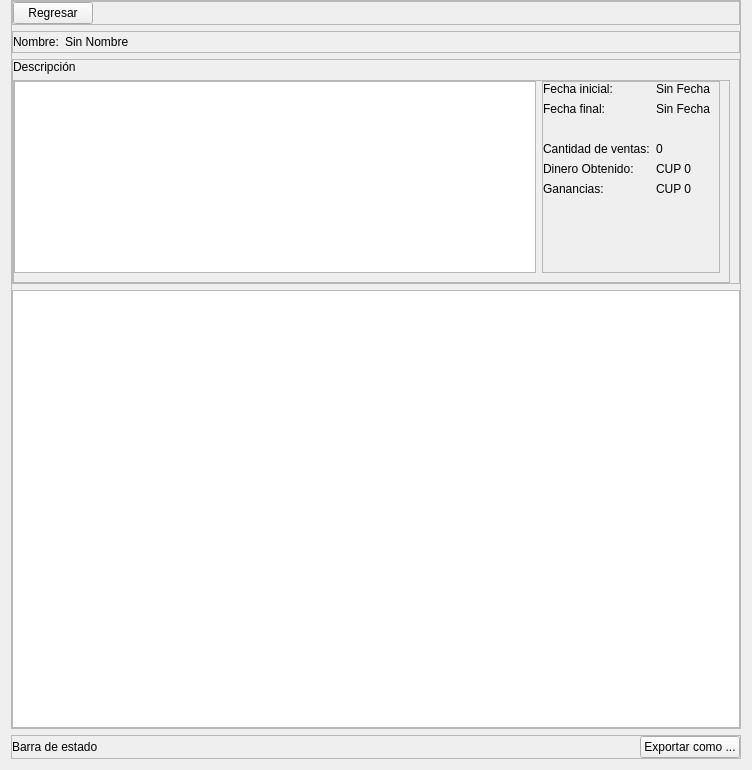
<?xml version="1.0" encoding="UTF-8"?>
<ui version="4.0">
 <class>Frame</class>
 <widget class="QFrame" name="Frame">
  <property name="geometry">
   <rect>
    <x>0</x>
    <y>0</y>
    <width>752</width>
    <height>770</height>
   </rect>
  </property>
  <property name="windowTitle">
   <string>Frame</string>
  </property>
  <layout class="QVBoxLayout" name="verticalLayout">
   <property name="topMargin">
    <number>0</number>
   </property>
   <item>
    <widget class="QFrame" name="main_content_frame">
     <property name="frameShape">
      <enum>QFrame::StyledPanel</enum>
     </property>
     <property name="frameShadow">
      <enum>QFrame::Raised</enum>
     </property>
     <layout class="QVBoxLayout" name="verticalLayout_2">
      <property name="leftMargin">
       <number>0</number>
      </property>
      <property name="topMargin">
       <number>0</number>
      </property>
      <property name="rightMargin">
       <number>0</number>
      </property>
      <property name="bottomMargin">
       <number>0</number>
      </property>
      <item>
       <widget class="QFrame" name="frame_4">
        <property name="frameShape">
         <enum>QFrame::StyledPanel</enum>
        </property>
        <property name="frameShadow">
         <enum>QFrame::Raised</enum>
        </property>
        <layout class="QHBoxLayout" name="horizontalLayout_4">
         <property name="leftMargin">
          <number>0</number>
         </property>
         <property name="topMargin">
          <number>0</number>
         </property>
         <property name="rightMargin">
          <number>0</number>
         </property>
         <property name="bottomMargin">
          <number>0</number>
         </property>
         <item>
          <widget class="QPushButton" name="back_button">
           <property name="sizePolicy">
            <sizepolicy hsizetype="Maximum" vsizetype="Fixed">
             <horstretch>0</horstretch>
             <verstretch>0</verstretch>
            </sizepolicy>
           </property>
           <property name="cursor">
            <cursorShape>PointingHandCursor</cursorShape>
           </property>
           <property name="text">
            <string>Regresar</string>
           </property>
          </widget>
         </item>
         <item>
          <spacer name="horizontalSpacer_4">
           <property name="orientation">
            <enum>Qt::Horizontal</enum>
           </property>
           <property name="sizeHint" stdset="0">
            <size>
             <width>40</width>
             <height>20</height>
            </size>
           </property>
          </spacer>
         </item>
        </layout>
       </widget>
      </item>
      <item>
       <widget class="QFrame" name="frame_2">
        <property name="sizePolicy">
         <sizepolicy hsizetype="Preferred" vsizetype="Maximum">
          <horstretch>0</horstretch>
          <verstretch>5</verstretch>
         </sizepolicy>
        </property>
        <property name="frameShape">
         <enum>QFrame::StyledPanel</enum>
        </property>
        <property name="frameShadow">
         <enum>QFrame::Raised</enum>
        </property>
        <layout class="QHBoxLayout" name="horizontalLayout_2">
         <property name="leftMargin">
          <number>0</number>
         </property>
         <property name="topMargin">
          <number>0</number>
         </property>
         <property name="rightMargin">
          <number>0</number>
         </property>
         <property name="bottomMargin">
          <number>0</number>
         </property>
         <item>
          <widget class="QLabel" name="label">
           <property name="sizePolicy">
            <sizepolicy hsizetype="Preferred" vsizetype="Maximum">
             <horstretch>0</horstretch>
             <verstretch>0</verstretch>
            </sizepolicy>
           </property>
           <property name="text">
            <string>Nombre:</string>
           </property>
          </widget>
         </item>
         <item>
          <widget class="QLabel" name="report_name_label">
           <property name="sizePolicy">
            <sizepolicy hsizetype="Preferred" vsizetype="Maximum">
             <horstretch>0</horstretch>
             <verstretch>0</verstretch>
            </sizepolicy>
           </property>
           <property name="text">
            <string>Sin Nombre</string>
           </property>
          </widget>
         </item>
         <item>
          <spacer name="horizontalSpacer">
           <property name="orientation">
            <enum>Qt::Horizontal</enum>
           </property>
           <property name="sizeHint" stdset="0">
            <size>
             <width>40</width>
             <height>20</height>
            </size>
           </property>
          </spacer>
         </item>
        </layout>
       </widget>
      </item>
      <item>
       <widget class="QFrame" name="frame_7">
        <property name="frameShape">
         <enum>QFrame::StyledPanel</enum>
        </property>
        <property name="frameShadow">
         <enum>QFrame::Raised</enum>
        </property>
        <layout class="QVBoxLayout" name="verticalLayout_4">
         <property name="leftMargin">
          <number>0</number>
         </property>
         <property name="topMargin">
          <number>0</number>
         </property>
         <property name="bottomMargin">
          <number>0</number>
         </property>
         <item>
          <widget class="QLabel" name="label_10">
           <property name="text">
            <string>Descripción</string>
           </property>
          </widget>
         </item>
         <item>
          <widget class="QFrame" name="frame_6">
           <property name="frameShape">
            <enum>QFrame::StyledPanel</enum>
           </property>
           <property name="frameShadow">
            <enum>QFrame::Raised</enum>
           </property>
           <layout class="QHBoxLayout" name="horizontalLayout_7">
            <property name="leftMargin">
             <number>0</number>
            </property>
            <property name="topMargin">
             <number>0</number>
            </property>
            <item>
             <widget class="QPlainTextEdit" name="description_plain_text_edit">
              <property name="sizePolicy">
               <sizepolicy hsizetype="Expanding" vsizetype="Maximum">
                <horstretch>0</horstretch>
                <verstretch>0</verstretch>
               </sizepolicy>
              </property>
              <property name="readOnly">
               <bool>true</bool>
              </property>
             </widget>
            </item>
            <item>
             <widget class="QFrame" name="frame_3">
              <property name="frameShape">
               <enum>QFrame::StyledPanel</enum>
              </property>
              <property name="frameShadow">
               <enum>QFrame::Raised</enum>
              </property>
              <layout class="QGridLayout" name="gridLayout">
               <property name="leftMargin">
                <number>0</number>
               </property>
               <property name="topMargin">
                <number>0</number>
               </property>
               <item row="3" column="1">
                <widget class="QLabel" name="sale_quantity_label">
                 <property name="text">
                  <string>0</string>
                 </property>
                </widget>
               </item>
               <item row="3" column="0">
                <widget class="QLabel" name="label_2">
                 <property name="text">
                  <string>Cantidad de ventas:</string>
                 </property>
                </widget>
               </item>
               <item row="5" column="0">
                <widget class="QLabel" name="label_6">
                 <property name="text">
                  <string>Ganancias:</string>
                 </property>
                </widget>
               </item>
               <item row="4" column="0">
                <widget class="QLabel" name="label_4">
                 <property name="text">
                  <string>Dinero Obtenido:</string>
                 </property>
                </widget>
               </item>
               <item row="1" column="0">
                <widget class="QLabel" name="label_7">
                 <property name="text">
                  <string>Fecha final:</string>
                 </property>
                </widget>
               </item>
               <item row="1" column="1">
                <widget class="QLabel" name="final_date_label">
                 <property name="text">
                  <string>Sin Fecha</string>
                 </property>
                </widget>
               </item>
               <item row="5" column="1">
                <widget class="QLabel" name="profit_money_label">
                 <property name="text">
                  <string>CUP 0</string>
                 </property>
                </widget>
               </item>
               <item row="4" column="1">
                <widget class="QLabel" name="payment_money_label">
                 <property name="text">
                  <string>CUP 0</string>
                 </property>
                </widget>
               </item>
               <item row="0" column="1">
                <widget class="QLabel" name="initial_date_label">
                 <property name="text">
                  <string>Sin Fecha</string>
                 </property>
                </widget>
               </item>
               <item row="0" column="0">
                <widget class="QLabel" name="label_3">
                 <property name="text">
                  <string>Fecha inicial:</string>
                 </property>
                </widget>
               </item>
               <item row="6" column="0">
                <spacer name="verticalSpacer">
                 <property name="orientation">
                  <enum>Qt::Vertical</enum>
                 </property>
                 <property name="sizeHint" stdset="0">
                  <size>
                   <width>20</width>
                   <height>40</height>
                  </size>
                 </property>
                </spacer>
               </item>
               <item row="2" column="0" colspan="2">
                <spacer name="horizontalSpacer_2">
                 <property name="orientation">
                  <enum>Qt::Horizontal</enum>
                 </property>
                 <property name="sizeHint" stdset="0">
                  <size>
                   <width>40</width>
                   <height>20</height>
                  </size>
                 </property>
                </spacer>
               </item>
              </layout>
             </widget>
            </item>
           </layout>
          </widget>
         </item>
        </layout>
       </widget>
      </item>
      <item>
       <widget class="QTableWidget" name="sale_report_table">
        <property name="sizePolicy">
         <sizepolicy hsizetype="Expanding" vsizetype="Expanding">
          <horstretch>0</horstretch>
          <verstretch>12</verstretch>
         </sizepolicy>
        </property>
       </widget>
      </item>
     </layout>
    </widget>
   </item>
   <item>
    <widget class="QFrame" name="frame">
     <property name="frameShape">
      <enum>QFrame::StyledPanel</enum>
     </property>
     <property name="frameShadow">
      <enum>QFrame::Raised</enum>
     </property>
     <layout class="QHBoxLayout" name="horizontalLayout_5">
      <property name="leftMargin">
       <number>0</number>
      </property>
      <property name="topMargin">
       <number>0</number>
      </property>
      <property name="rightMargin">
       <number>0</number>
      </property>
      <property name="bottomMargin">
       <number>0</number>
      </property>
      <item>
       <widget class="QLabel" name="state_bar_label">
        <property name="text">
         <string>Barra de estado</string>
        </property>
       </widget>
      </item>
      <item>
       <spacer name="horizontalSpacer_5">
        <property name="orientation">
         <enum>Qt::Horizontal</enum>
        </property>
        <property name="sizeHint" stdset="0">
         <size>
          <width>40</width>
          <height>20</height>
         </size>
        </property>
       </spacer>
      </item>
      <item>
       <widget class="QPushButton" name="export_as_button">
        <property name="sizePolicy">
         <sizepolicy hsizetype="Maximum" vsizetype="Fixed">
          <horstretch>0</horstretch>
          <verstretch>0</verstretch>
         </sizepolicy>
        </property>
        <property name="cursor">
         <cursorShape>PointingHandCursor</cursorShape>
        </property>
        <property name="text">
         <string>Exportar como ...</string>
        </property>
       </widget>
      </item>
     </layout>
    </widget>
   </item>
  </layout>
 </widget>
 <resources/>
 <connections/>
</ui>
